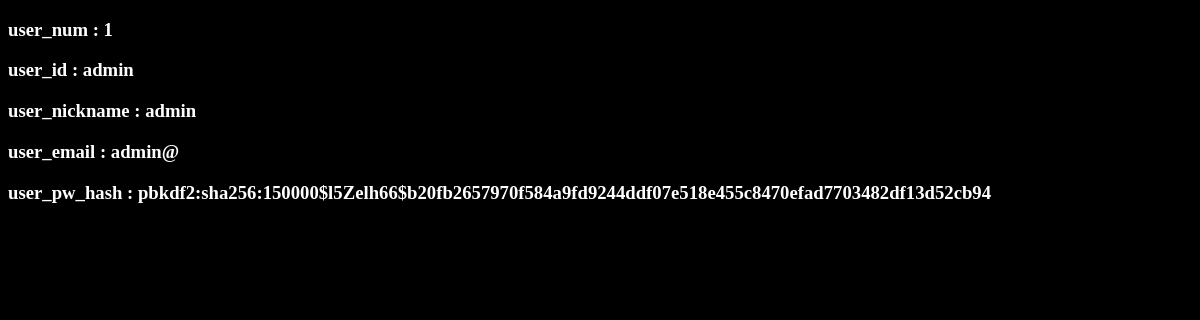
Page /geonguprincesssecretroom/view_user_info/admin on the committed database.
### tables this page shows
CREATE TABLE user (
  user_num integer primary key autoincrement,
  user_id string not null,
  user_nickname string not null,
  user_email string not null,
  user_pw_hash string not null
);

### GPSR.py (the view)
@app.route('/geonguprincesssecretroom/view_user_info/<user_id>')
def admin_view_user_info(user_id):
    user = query_db('select * from user where user_id = ?', [user_id], True)
    return render_template('/admin/admin_view_user_info.html', user=user)

### GPSR.py (called while the page is built)
def connect_db():
    return sqlite3.connect(app.config['DATABASE'])

def query_db(query, args=(), one=False):
    cur = g.db.execute(query, args)
    rv = [dict((cur.description[idx][0], value)
               for idx, value in enumerate(row)) for row in cur.fetchall()]
    return (rv[0] if rv else None) if one else rv

@app.before_request
def before_request():
    g.db = connect_db()
    g.user = None
    if 'user_num' in session:
        g.user = query_db('select * from user where user_num = ?',
                          [session['user_num']], one=True)

@app.teardown_request
def teardown_request(exception):
    if hasattr(g, 'db'):
        g.db.close()

### templates/admin/admin_view_user_info.html (shortened to what this page needs)
<!doctype html>
<link rel=stylesheet type=text/css href="{{ url_for('static', filename='style.css') }}">
<html>
    <head>
    </head>
    <body>
        {% for key, i in user.items() %}
            <h3>{{key}} : {{i}}</h3>
        {% endfor %}
    </body>
</html>

### static/style.css (style rules this page uses)
body { background: black; font-family: "?��?��?��??�어 Light"; color:white; }

### rows in the picture
user: key "user_id", user "admin", key "user_nickname", user_nickname "admin", key "user_email", user_email "admin@", key "user_pw_hash", user_pw_hash "pbkdf2:sha256:150000$l5Zelh66$b20fb2657970f584a9fd9244ddf07e518e455c8470efad7703482df13d52cb94"

### other values in the picture
{{ key }} "user_num"
{{ i }} "1"
